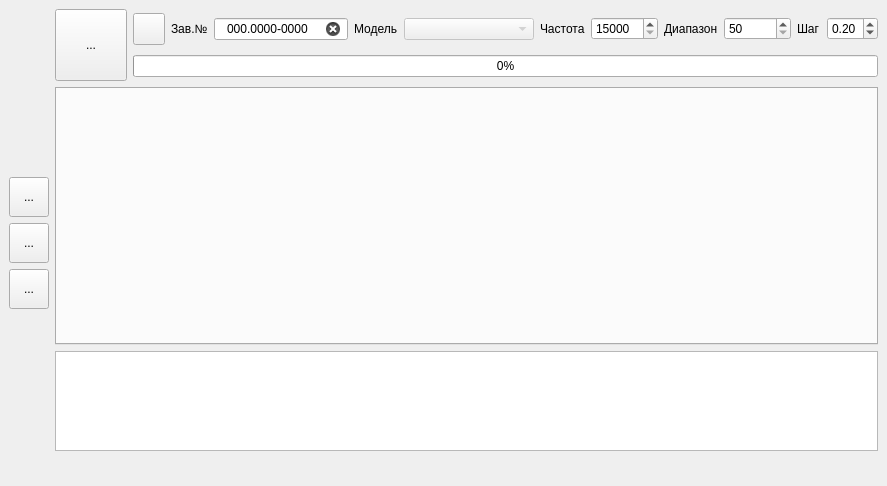
<?xml version="1.0" encoding="UTF-8"?>
<ui version="4.0">
 <class>MainWindow</class>
 <widget class="QMainWindow" name="MainWindow">
  <property name="geometry">
   <rect>
    <x>0</x>
    <y>0</y>
    <width>868</width>
    <height>486</height>
   </rect>
  </property>
  <property name="sizePolicy">
   <sizepolicy hsizetype="Preferred" vsizetype="Preferred">
    <horstretch>0</horstretch>
    <verstretch>0</verstretch>
   </sizepolicy>
  </property>
  <property name="windowTitle">
   <string>MainWindow</string>
  </property>
  <widget class="QWidget" name="centralwidget">
   <layout class="QHBoxLayout" name="horizontalLayout_4">
    <item>
     <layout class="QVBoxLayout" name="verticalLayout">
      <property name="spacing">
       <number>6</number>
      </property>
      <item>
       <spacer name="verticalSpacer">
        <property name="orientation">
         <enum>Qt::Vertical</enum>
        </property>
        <property name="sizeHint" stdset="0">
         <size>
          <width>20</width>
          <height>40</height>
         </size>
        </property>
       </spacer>
      </item>
      <item>
       <widget class="QToolButton" name="settings_button">
        <property name="minimumSize">
         <size>
          <width>40</width>
          <height>40</height>
         </size>
        </property>
        <property name="maximumSize">
         <size>
          <width>40</width>
          <height>40</height>
         </size>
        </property>
        <property name="toolTip">
         <string>Настройки</string>
        </property>
        <property name="text">
         <string>...</string>
        </property>
        <property name="icon">
         <iconset>
          <normaloff>../../../icons/settings.png</normaloff>../../../icons/settings.png</iconset>
        </property>
        <property name="iconSize">
         <size>
          <width>40</width>
          <height>40</height>
         </size>
        </property>
       </widget>
      </item>
      <item>
       <widget class="QToolButton" name="compare_button">
        <property name="minimumSize">
         <size>
          <width>40</width>
          <height>40</height>
         </size>
        </property>
        <property name="maximumSize">
         <size>
          <width>40</width>
          <height>40</height>
         </size>
        </property>
        <property name="toolTip">
         <string>Сравнить данные</string>
        </property>
        <property name="text">
         <string>...</string>
        </property>
        <property name="icon">
         <iconset>
          <normaloff>../../../icons/compare.png</normaloff>../../../icons/compare.png</iconset>
        </property>
        <property name="iconSize">
         <size>
          <width>40</width>
          <height>40</height>
         </size>
        </property>
       </widget>
      </item>
      <item>
       <widget class="QToolButton" name="table_button">
        <property name="minimumSize">
         <size>
          <width>40</width>
          <height>40</height>
         </size>
        </property>
        <property name="maximumSize">
         <size>
          <width>40</width>
          <height>40</height>
         </size>
        </property>
        <property name="toolTip">
         <string>База данных</string>
        </property>
        <property name="text">
         <string>...</string>
        </property>
        <property name="icon">
         <iconset>
          <normaloff>../../../icons/table.png</normaloff>../../../icons/table.png</iconset>
        </property>
        <property name="iconSize">
         <size>
          <width>40</width>
          <height>40</height>
         </size>
        </property>
       </widget>
      </item>
      <item>
       <spacer name="verticalSpacer_2">
        <property name="orientation">
         <enum>Qt::Vertical</enum>
        </property>
        <property name="sizeHint" stdset="0">
         <size>
          <width>20</width>
          <height>40</height>
         </size>
        </property>
       </spacer>
      </item>
     </layout>
    </item>
    <item>
     <layout class="QVBoxLayout" name="verticalLayout_2">
      <item>
       <layout class="QHBoxLayout" name="horizontalLayout">
        <item>
         <widget class="QToolButton" name="startstop_button">
          <property name="sizePolicy">
           <sizepolicy hsizetype="Fixed" vsizetype="Fixed">
            <horstretch>0</horstretch>
            <verstretch>0</verstretch>
           </sizepolicy>
          </property>
          <property name="minimumSize">
           <size>
            <width>72</width>
            <height>72</height>
           </size>
          </property>
          <property name="maximumSize">
           <size>
            <width>72</width>
            <height>72</height>
           </size>
          </property>
          <property name="text">
           <string>...</string>
          </property>
          <property name="icon">
           <iconset>
            <normaloff>../../../icons/start.png</normaloff>../../../icons/start.png</iconset>
          </property>
          <property name="iconSize">
           <size>
            <width>72</width>
            <height>72</height>
           </size>
          </property>
          <property name="checkable">
           <bool>false</bool>
          </property>
         </widget>
        </item>
        <item>
         <layout class="QVBoxLayout" name="verticalLayout_3">
          <item>
           <layout class="QHBoxLayout" name="horizontalLayout_2">
            <item>
             <widget class="QToolButton" name="temp_button">
              <property name="sizePolicy">
               <sizepolicy hsizetype="Maximum" vsizetype="Preferred">
                <horstretch>0</horstretch>
                <verstretch>0</verstretch>
               </sizepolicy>
              </property>
              <property name="minimumSize">
               <size>
                <width>32</width>
                <height>32</height>
               </size>
              </property>
              <property name="maximumSize">
               <size>
                <width>32</width>
                <height>32</height>
               </size>
              </property>
              <property name="text">
               <string/>
              </property>
              <property name="iconSize">
               <size>
                <width>32</width>
                <height>32</height>
               </size>
              </property>
              <property name="checkable">
               <bool>false</bool>
              </property>
              <property name="autoRaise">
               <bool>false</bool>
              </property>
             </widget>
            </item>
            <item>
             <widget class="QLabel" name="label">
              <property name="text">
               <string>Зав.№</string>
              </property>
             </widget>
            </item>
            <item>
             <widget class="QLineEdit" name="fnumber_lineedit">
              <property name="sizePolicy">
               <sizepolicy hsizetype="Minimum" vsizetype="Fixed">
                <horstretch>0</horstretch>
                <verstretch>0</verstretch>
               </sizepolicy>
              </property>
              <property name="inputMask">
               <string extracomment="Заводской номер">000.0000-0000</string>
              </property>
              <property name="text">
               <string notr="true">000.0000-0000</string>
              </property>
              <property name="maxLength">
               <number>13</number>
              </property>
              <property name="echoMode">
               <enum>QLineEdit::Normal</enum>
              </property>
              <property name="cursorPosition">
               <number>11</number>
              </property>
              <property name="alignment">
               <set>Qt::AlignCenter</set>
              </property>
              <property name="clearButtonEnabled">
               <bool>true</bool>
              </property>
             </widget>
            </item>
            <item>
             <widget class="QLabel" name="label_2">
              <property name="text">
               <string>Модель</string>
              </property>
             </widget>
            </item>
            <item>
             <widget class="QComboBox" name="devicemodel_combobox">
              <property name="enabled">
               <bool>false</bool>
              </property>
              <property name="minimumSize">
               <size>
                <width>130</width>
                <height>0</height>
               </size>
              </property>
              <property name="editable">
               <bool>false</bool>
              </property>
             </widget>
            </item>
            <item>
             <widget class="QLabel" name="label_3">
              <property name="text">
               <string>Частота</string>
              </property>
             </widget>
            </item>
            <item>
             <widget class="QSpinBox" name="freq_spinbox">
              <property name="minimum">
               <number>15000</number>
              </property>
              <property name="maximum">
               <number>100000</number>
              </property>
              <property name="singleStep">
               <number>100</number>
              </property>
             </widget>
            </item>
            <item>
             <widget class="QLabel" name="label_4">
              <property name="text">
               <string>Диапазон</string>
              </property>
             </widget>
            </item>
            <item>
             <widget class="QSpinBox" name="range_spinbox">
              <property name="suffix">
               <string/>
              </property>
              <property name="minimum">
               <number>50</number>
              </property>
              <property name="maximum">
               <number>100000</number>
              </property>
              <property name="singleStep">
               <number>100</number>
              </property>
              <property name="value">
               <number>50</number>
              </property>
             </widget>
            </item>
            <item>
             <widget class="QLabel" name="label_5">
              <property name="text">
               <string>Шаг</string>
              </property>
             </widget>
            </item>
            <item>
             <widget class="QDoubleSpinBox" name="step_spinbox">
              <property name="minimum">
               <double>0.010000000000000</double>
              </property>
              <property name="maximum">
               <double>1.000000000000000</double>
              </property>
              <property name="singleStep">
               <double>0.010000000000000</double>
              </property>
              <property name="value">
               <double>0.200000000000000</double>
              </property>
             </widget>
            </item>
            <item>
             <spacer name="horizontalSpacer_2">
              <property name="orientation">
               <enum>Qt::Horizontal</enum>
              </property>
              <property name="sizeHint" stdset="0">
               <size>
                <width>40</width>
                <height>20</height>
               </size>
              </property>
             </spacer>
            </item>
           </layout>
          </item>
          <item>
           <layout class="QHBoxLayout" name="horizontalLayout_3">
            <item>
             <widget class="QProgressBar" name="progressbar">
              <property name="value">
               <number>0</number>
              </property>
              <property name="invertedAppearance">
               <bool>false</bool>
              </property>
             </widget>
            </item>
           </layout>
          </item>
         </layout>
        </item>
       </layout>
      </item>
      <item>
       <widget class="QTabWidget" name="tabWidget">
        <property name="enabled">
         <bool>true</bool>
        </property>
        <property name="minimumSize">
         <size>
          <width>0</width>
          <height>200</height>
         </size>
        </property>
        <property name="tabPosition">
         <enum>QTabWidget::North</enum>
        </property>
        <property name="tabShape">
         <enum>QTabWidget::Rounded</enum>
        </property>
        <property name="currentIndex">
         <number>-1</number>
        </property>
        <property name="documentMode">
         <bool>false</bool>
        </property>
        <property name="tabsClosable">
         <bool>true</bool>
        </property>
        <property name="movable">
         <bool>true</bool>
        </property>
        <property name="tabBarAutoHide">
         <bool>false</bool>
        </property>
       </widget>
      </item>
      <item>
       <widget class="QTextBrowser" name="terminal">
        <property name="maximumSize">
         <size>
          <width>16777215</width>
          <height>100</height>
         </size>
        </property>
       </widget>
      </item>
      <item>
       <layout class="QHBoxLayout" name="horizontalLayout_5">
        <item>
         <spacer name="horizontalSpacer_3">
          <property name="orientation">
           <enum>Qt::Horizontal</enum>
          </property>
          <property name="sizeHint" stdset="0">
           <size>
            <width>40</width>
            <height>20</height>
           </size>
          </property>
         </spacer>
        </item>
        <item>
         <widget class="QLabel" name="comport_label">
          <property name="maximumSize">
           <size>
            <width>20</width>
            <height>20</height>
           </size>
          </property>
          <property name="text">
           <string/>
          </property>
          <property name="pixmap">
           <pixmap>../icons/disconnect.png</pixmap>
          </property>
          <property name="scaledContents">
           <bool>true</bool>
          </property>
          <property name="alignment">
           <set>Qt::AlignCenter</set>
          </property>
         </widget>
        </item>
        <item>
         <widget class="QLabel" name="database_label">
          <property name="maximumSize">
           <size>
            <width>20</width>
            <height>20</height>
           </size>
          </property>
          <property name="text">
           <string/>
          </property>
          <property name="pixmap">
           <pixmap>../icons/offline.png</pixmap>
          </property>
          <property name="scaledContents">
           <bool>true</bool>
          </property>
          <property name="alignment">
           <set>Qt::AlignCenter</set>
          </property>
         </widget>
        </item>
       </layout>
      </item>
     </layout>
    </item>
   </layout>
  </widget>
 </widget>
 <resources/>
 <connections/>
</ui>
